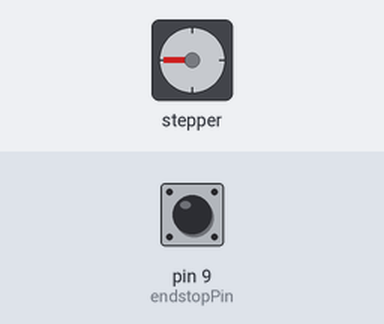
A sketch run on a simulated Arduino Uno, built with avr-gcc and run on an emulated ATmega328P. Shown: stepper motor. Wiring (inferred from the names in the program): stepper motor driver (200 steps per turn assumed): step pin 2; direction pin 5; enable pin 8. Inputs (shaded band) come from the test bench; at power-on: pin 9 (endstopPin) HIGH.

Above: at 1.2 s.
1.3 s: pin 9 (endstopPin) pulled LOW for 3.2 s
At 4.95 s:
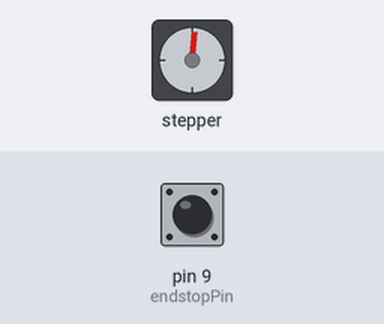
7.5 s: pin 9 (endstopPin) pulled LOW for 0.15 s
At 7.66 s:
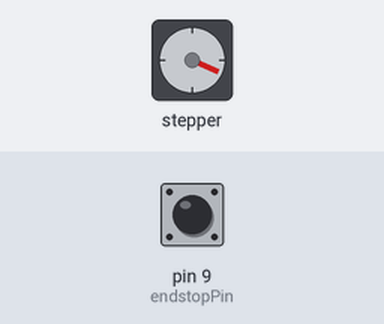
10.5 s: pin 9 (endstopPin) pulled LOW for 0.15 s
At 10.67 s:
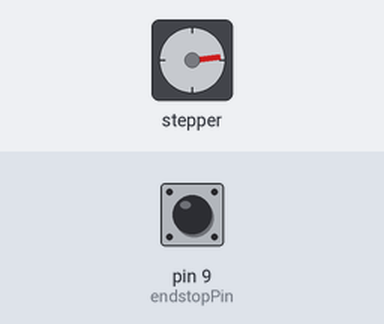
13.6 s: pin 9 (endstopPin) pulled LOW for 1 s
At 13.6 s:
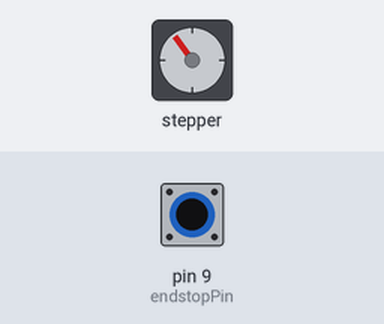
16.7 s: pin 9 (endstopPin) pulled LOW for 0.15 s
19.7 s: pin 9 (endstopPin) pulsed LOW 5 times (0.12 s each, 0.3 s apart)
Timing chart, 0 to 23.7 s (numbered marks = the images above; inputs shaded):
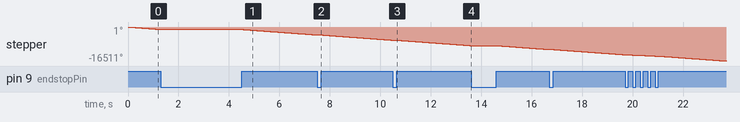

The sketch:

cncshieldreferenzfahrt.ino
```cpp
/**
 * @file cncshieldreferenzfahrt.ino
 * @brief Performs a simple homing movement with a stepper motor and an endstop.
 *
 * The stepper motor is connected to the X-axis driver of the CNC Shield V3.
 * The endstop is connected to the X-endstop input.
 * The motor moves until the endstop is pressed.
 * When the endstop is reached, the motor stops.
 */

const int stepPin = 2;     ///< STEP pin for the X-axis driver.
const int dirPin = 5;      ///< DIR pin for the X-axis driver.
const int enablePin = 8;   ///< Enable pin for the stepper drivers.
const int endstopPin = 9;  ///< Input pin for the X-endstop.

const int stepDelay = 1000; ///< Delay between steps in microseconds.

/**
 * @brief Runs once when the Arduino starts.
 *
 * The motor control pins are configured as outputs.
 * The endstop pin is configured as an input with internal pull-up.
 * The stepper driver is enabled.
 */
void setup() {
  pinMode(stepPin, OUTPUT);          ///< Sets the STEP pin as output.
  pinMode(dirPin, OUTPUT);           ///< Sets the DIR pin as output.
  pinMode(enablePin, OUTPUT);        ///< Sets the ENABLE pin as output.
  pinMode(endstopPin, INPUT_PULLUP); ///< Endstop input with internal pull-up.

  digitalWrite(enablePin, LOW); ///< Enables the stepper driver.
  digitalWrite(dirPin, LOW);    ///< Sets the homing direction.
}

/**
 * @brief Main program that runs repeatedly.
 *
 * The motor moves step by step until the endstop is pressed.
 * When the endstop is pressed, no more step pulses are created.
 */
void loop() {
  if (digitalRead(endstopPin) == HIGH) {
    digitalWrite(stepPin, HIGH); ///< Starts one step pulse.
    delayMicroseconds(stepDelay);

    digitalWrite(stepPin, LOW); ///< Ends one step pulse.
    delayMicroseconds(stepDelay);
  }
}
```
